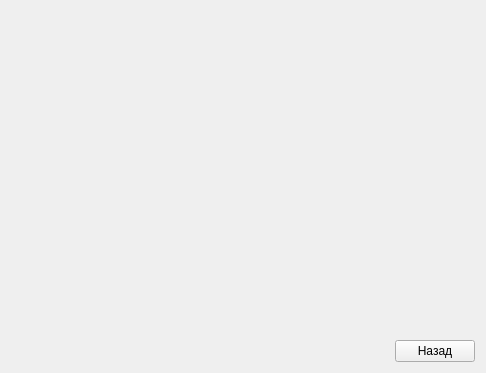
<?xml version="1.0" encoding="UTF-8"?>
<ui version="4.0">
 <class>StockInForma</class>
 <widget class="QWidget" name="StockInForma">
  <property name="geometry">
   <rect>
    <x>0</x>
    <y>0</y>
    <width>486</width>
    <height>373</height>
   </rect>
  </property>
  <property name="windowTitle">
   <string>Form</string>
  </property>
  <layout class="QGridLayout" name="gridLayout">
   <item row="0" column="1">
    <spacer name="verticalSpacer">
     <property name="orientation">
      <enum>Qt::Vertical</enum>
     </property>
     <property name="sizeHint" stdset="0">
      <size>
       <width>20</width>
       <height>316</height>
      </size>
     </property>
    </spacer>
   </item>
   <item row="1" column="0">
    <spacer name="horizontalSpacer">
     <property name="orientation">
      <enum>Qt::Horizontal</enum>
     </property>
     <property name="sizeHint" stdset="0">
      <size>
       <width>374</width>
       <height>20</height>
      </size>
     </property>
    </spacer>
   </item>
   <item row="1" column="1">
    <widget class="QPushButton" name="pushButtonBackStock">
     <property name="text">
      <string>Назад</string>
     </property>
    </widget>
   </item>
  </layout>
 </widget>
 <resources/>
 <connections/>
</ui>
